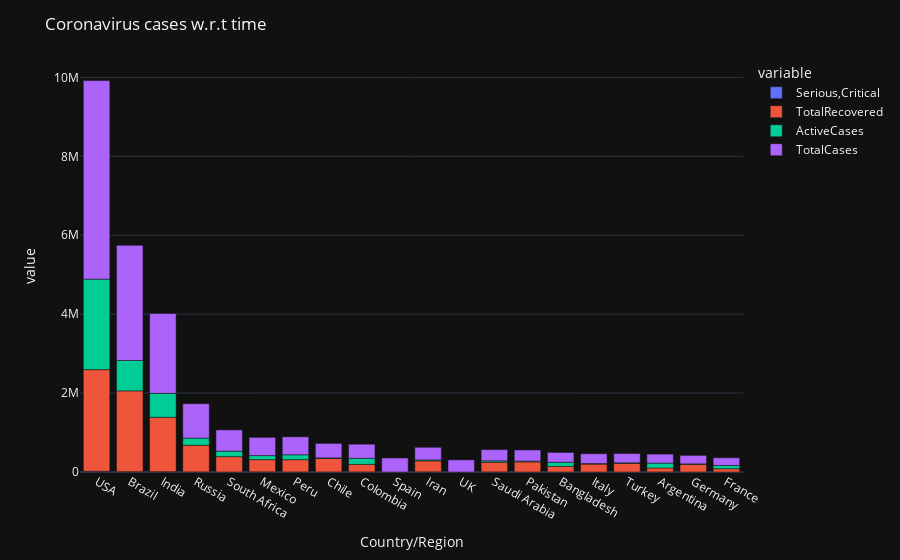

The notebook cell this image was saved under:
### Code cell
fig.update_layout({'title':"Coronavirus cases w.r.t time"})
fig.show()

### Figure 1 — Plotly figure (JSON) as saved in the notebook; plotly's stock layout.template omitted (floating-point values rounded to 4 significant figures)
{"data": [{"alignmentgroup": "True", "hovertemplate": "variable=Serious,Critical<br>Country/Region=%{x}<br>value=%{y}<extra></extra>", "legendgroup": "Serious,Critical", "marker": {"color": "#636efa", "pattern": {"shape": ""}}, "name": "Serious,Critical", "offsetgroup": "Serious,Critical", "orientation": "v", "showlegend": true, "textposition": "auto", "type": "bar", "x": ["USA", "Brazil", "India", "Russia", "South Africa", "Mexico", "Peru", "Chile", "Colombia", "Spain", "Iran", "UK", "Saudi Arabia", "Pakistan", "Bangladesh", "Italy", "Turkey", "Argentina", "Germany", "France"], "xaxis": "x", "y": [18296, 8318, 8944, 2300, 539, 3987, 1426, 1358, 1493, 617, 4156, 73, 1915, 809, null, 42, 580, 1150, 236, 384], "yaxis": "y"}, {"alignmentgroup": "True", "hovertemplate": "variable=TotalRecovered<br>Country/Region=%{x}<br>value=%{y}<extra></extra>", "legendgroup": "TotalRecovered", "marker": {"color": "#EF553B", "pattern": {"shape": ""}}, "name": "TotalRecovered", "offsetgroup": "TotalRecovered", "orientation": "v", "showlegend": true, "textposition": "auto", "type": "bar", "x": ["USA", "Brazil", "India", "Russia", "South Africa", "Mexico", "Peru", "Chile", "Colombia", "Spain", "Iran", "UK", "Saudi Arabia", "Pakistan", "Bangladesh", "Italy", "Turkey", "Argentina", "Germany", "France"], "xaxis": "x", "y": [2576668, 2047660, 1377384, 676357, 387316, 308848, 310337, 340168, 192355, null, 277463, null, 247089, 256058, 143824, 201323, 220546, 99852, 196200, 82460], "yaxis": "y"}, {"alignmentgroup": "True", "hovertemplate": "variable=ActiveCases<br>Country/Region=%{x}<br>value=%{y}<extra></extra>", "legendgroup": "ActiveCases", "marker": {"color": "#00cc96", "pattern": {"shape": ""}}, "name": "ActiveCases", "offsetgroup": "ActiveCases", "orientation": "v", "showlegend": true, "textposition": "auto", "type": "bar", "x": ["USA", "Brazil", "India", "Russia", "South Africa", "Mexico", "Peru", "Chile", "Colombia", "Spain", "Iran", "UK", "Saudi Arabia", "Pakistan", "Bangladesh", "Italy", "Turkey", "Argentina", "Germany", "France"], "xaxis": "x", "y": [2292707, 771258, 606387, 180931, 141264, 103325, 124648, 16614, 153416, null, 24678, null, 34082, 19770, 102521, 12694, 10921, 124092, 9758, 82861], "yaxis": "y"}, {"alignmentgroup": "True", "hovertemplate": "variable=TotalCases<br>Country/Region=%{x}<br>value=%{y}<extra></extra>", "legendgroup": "TotalCases", "marker": {"color": "#ab63fa", "pattern": {"shape": ""}}, "name": "TotalCases", "offsetgroup": "TotalCases", "orientation": "v", "showlegend": true, "textposition": "auto", "type": "bar", "x": ["USA", "Brazil", "India", "Russia", "South Africa", "Mexico", "Peru", "Chile", "Colombia", "Spain", "Iran", "UK", "Saudi Arabia", "Pakistan", "Bangladesh", "Italy", "Turkey", "Argentina", "Germany", "France"], "xaxis": "x", "y": [5032179, 2917562, 2025409, 871894, 538184, 462690, 455409, 366671, 357710, 354530, 320117, 308134, 284226, 281863, 249651, 249204, 237265, 228195, 215210, 195633], "yaxis": "y"}], "layout": {"barmode": "relative", "legend": {"title": {"text": "variable"}, "tracegroupgap": 0}, "margin": {"t": 60}, "title": {"text": "Coronavirus cases w.r.t time"}, "xaxis": {"anchor": "y", "domain": [0, 1], "title": {"text": "Country/Region"}}, "yaxis": {"anchor": "x", "domain": [0, 1], "title": {"text": "value"}}}}
